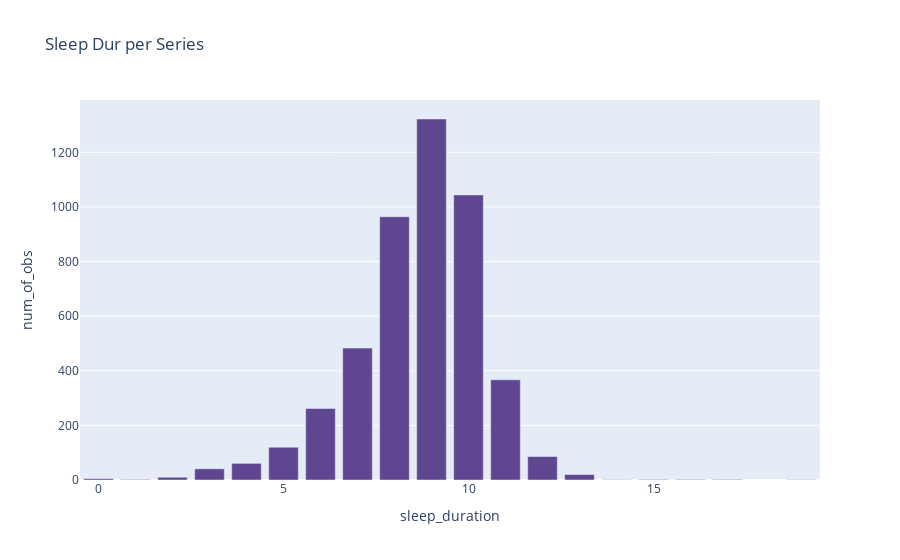

Source (notebook cell):
### Code cell
sleep_dur_df = train_events_nonull.groupby([train_events_nonull['series_id'], train_events_nonull['night']])['timestamp'].agg(['min', 'max']).reset_index()
sleep_dur_df = sleep_dur_df.rename(columns={
    'min': 'onset',
    'max': 'wakeup'
})
sleep_dur_df['sleep_duration'] = ((sleep_dur_df['wakeup'] - sleep_dur_df['onset']).dt.seconds / 3600).round(0)

df_g = sleep_dur_df['sleep_duration'].value_counts().reset_index()
df_g.columns = ['sleep_duration', 'num_of_obs']
fig = px.bar(
    df_g,
    x='sleep_duration',
    y='num_of_obs',
    title='Sleep Dur per Series',
    color_discrete_sequence=px.colors.qualitative.Prism
)
fig.show()

### Figure 1 — Plotly figure (JSON) as saved in the notebook; plotly's stock layout.template omitted (floating-point values rounded to 4 significant figures)
{"data": [{"alignmentgroup": "True", "hovertemplate": "sleep_duration=%{x}<br>num_of_obs=%{y}<extra></extra>", "legendgroup": "", "marker": {"color": "rgb(95, 70, 144)", "pattern": {"shape": ""}}, "name": "", "offsetgroup": "", "orientation": "v", "showlegend": false, "textposition": "auto", "type": "bar", "x": [9, 10, 8, 7, 11, 6, 5, 12, 4, 3, 13, 2, 0, 15, 1, 17, 16, 19, 14], "xaxis": "x", "y": [1322, 1044, 964, 483, 367, 262, 120, 86, 61, 41, 20, 10, 5, 2, 2, 2, 2, 1, 1], "yaxis": "y"}], "layout": {"barmode": "relative", "legend": {"tracegroupgap": 0}, "title": {"text": "Sleep Dur per Series"}, "xaxis": {"anchor": "y", "domain": [0, 1], "title": {"text": "sleep_duration"}}, "yaxis": {"anchor": "x", "domain": [0, 1], "title": {"text": "num_of_obs"}}}}
